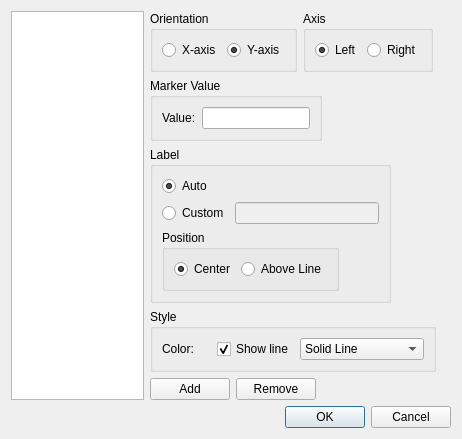
<?xml version="1.0" encoding="UTF-8"?>
<ui version="4.0">
 <class>Graph2dWindowMarkerSettingDialog</class>
 <widget class="QDialog" name="Graph2dWindowMarkerSettingDialog">
  <property name="geometry">
   <rect>
    <x>0</x>
    <y>0</y>
    <width>462</width>
    <height>398</height>
   </rect>
  </property>
  <property name="windowTitle">
   <string>Marker Setting</string>
  </property>
  <layout class="QVBoxLayout" name="verticalLayout_3">
   <item>
    <layout class="QHBoxLayout" name="horizontalLayout_13">
     <item>
      <widget class="QListWidget" name="markerListWidget">
       <property name="maximumSize">
        <size>
         <width>159</width>
         <height>16777215</height>
        </size>
       </property>
      </widget>
     </item>
     <item>
      <layout class="QVBoxLayout" name="verticalLayout_2">
       <item>
        <layout class="QHBoxLayout" name="horizontalLayout_7">
         <item>
          <widget class="QGroupBox" name="orientationGroupBox">
           <property name="title">
            <string>Orientation</string>
           </property>
           <layout class="QHBoxLayout" name="horizontalLayout_2">
            <item>
             <widget class="QRadioButton" name="oriVerticalRadioButton">
              <property name="text">
               <string>X-axis</string>
              </property>
             </widget>
            </item>
            <item>
             <widget class="QRadioButton" name="oriHorizontalRadioButton">
              <property name="text">
               <string>Y-axis</string>
              </property>
              <property name="checked">
               <bool>true</bool>
              </property>
             </widget>
            </item>
           </layout>
          </widget>
         </item>
         <item>
          <widget class="QGroupBox" name="axisGroupBox">
           <property name="title">
            <string>Axis</string>
           </property>
           <layout class="QHBoxLayout" name="horizontalLayout_5">
            <item>
             <widget class="QRadioButton" name="axisLeftRadioButton">
              <property name="text">
               <string>Left</string>
              </property>
              <property name="checked">
               <bool>true</bool>
              </property>
             </widget>
            </item>
            <item>
             <widget class="QRadioButton" name="axisRightRadioButton">
              <property name="text">
               <string>Right</string>
              </property>
             </widget>
            </item>
           </layout>
          </widget>
         </item>
         <item>
          <spacer name="horizontalSpacer_5">
           <property name="orientation">
            <enum>Qt::Horizontal</enum>
           </property>
           <property name="sizeHint" stdset="0">
            <size>
             <width>40</width>
             <height>20</height>
            </size>
           </property>
          </spacer>
         </item>
        </layout>
       </item>
       <item>
        <layout class="QHBoxLayout" name="horizontalLayout_6">
         <item>
          <widget class="QGroupBox" name="markerValueGroupBox">
           <property name="title">
            <string>Marker Value</string>
           </property>
           <layout class="QHBoxLayout" name="horizontalLayout_3">
            <item>
             <widget class="QLabel" name="markerValueLabel">
              <property name="text">
               <string>Value:</string>
              </property>
             </widget>
            </item>
            <item>
             <widget class="RealNumberEditWidget" name="markerValueLineEdit"/>
            </item>
           </layout>
          </widget>
         </item>
         <item>
          <spacer name="horizontalSpacer_3">
           <property name="orientation">
            <enum>Qt::Horizontal</enum>
           </property>
           <property name="sizeHint" stdset="0">
            <size>
             <width>40</width>
             <height>20</height>
            </size>
           </property>
          </spacer>
         </item>
        </layout>
       </item>
       <item>
        <layout class="QHBoxLayout" name="horizontalLayout_12">
         <item>
          <widget class="QGroupBox" name="labelGroupBox">
           <property name="title">
            <string>Label</string>
           </property>
           <layout class="QVBoxLayout" name="verticalLayout">
            <item>
             <widget class="QRadioButton" name="labelAutoRadioButton">
              <property name="text">
               <string>Auto</string>
              </property>
              <property name="checked">
               <bool>true</bool>
              </property>
             </widget>
            </item>
            <item>
             <layout class="QHBoxLayout" name="horizontalLayout_4">
              <item>
               <widget class="QRadioButton" name="labelCustomRadioButton">
                <property name="text">
                 <string>Custom</string>
                </property>
               </widget>
              </item>
              <item>
               <widget class="QLineEdit" name="customLabelLineEdit">
                <property name="enabled">
                 <bool>false</bool>
                </property>
               </widget>
              </item>
             </layout>
            </item>
            <item>
             <layout class="QHBoxLayout" name="horizontalLayout_11">
              <item>
               <widget class="QGroupBox" name="groupBox">
                <property name="title">
                 <string>Position</string>
                </property>
                <layout class="QHBoxLayout" name="horizontalLayout_9">
                 <item>
                  <widget class="QRadioButton" name="posCenterRadioButton">
                   <property name="text">
                    <string>Center</string>
                   </property>
                   <property name="checked">
                    <bool>true</bool>
                   </property>
                  </widget>
                 </item>
                 <item>
                  <widget class="QRadioButton" name="posAboveRadioButton">
                   <property name="text">
                    <string>Above Line</string>
                   </property>
                  </widget>
                 </item>
                </layout>
               </widget>
              </item>
              <item>
               <spacer name="horizontalSpacer_6">
                <property name="orientation">
                 <enum>Qt::Horizontal</enum>
                </property>
                <property name="sizeHint" stdset="0">
                 <size>
                  <width>40</width>
                  <height>20</height>
                 </size>
                </property>
               </spacer>
              </item>
             </layout>
            </item>
           </layout>
          </widget>
         </item>
         <item>
          <spacer name="horizontalSpacer_2">
           <property name="orientation">
            <enum>Qt::Horizontal</enum>
           </property>
           <property name="sizeHint" stdset="0">
            <size>
             <width>40</width>
             <height>20</height>
            </size>
           </property>
          </spacer>
         </item>
        </layout>
       </item>
       <item>
        <layout class="QHBoxLayout" name="horizontalLayout_10">
         <item>
          <widget class="QGroupBox" name="styleGroupBox">
           <property name="title">
            <string>Style</string>
           </property>
           <layout class="QHBoxLayout" name="horizontalLayout_8">
            <item>
             <widget class="QLabel" name="colorLabel">
              <property name="text">
               <string>Color: </string>
              </property>
             </widget>
            </item>
            <item>
             <widget class="ColorEditWidget" name="colorWidget">
              <property name="text">
               <string/>
              </property>
             </widget>
            </item>
            <item>
             <widget class="QCheckBox" name="showLineCheckBox">
              <property name="text">
               <string>Show line</string>
              </property>
              <property name="checked">
               <bool>true</bool>
              </property>
             </widget>
            </item>
            <item>
             <widget class="QComboBox" name="lineStyleComboBox">
              <item>
               <property name="text">
                <string>Solid Line</string>
               </property>
              </item>
              <item>
               <property name="text">
                <string>Dashed Line</string>
               </property>
              </item>
              <item>
               <property name="text">
                <string>Dotted Line</string>
               </property>
              </item>
              <item>
               <property name="text">
                <string>Dots and Dashes</string>
               </property>
              </item>
             </widget>
            </item>
           </layout>
          </widget>
         </item>
         <item>
          <spacer name="horizontalSpacer_4">
           <property name="orientation">
            <enum>Qt::Horizontal</enum>
           </property>
           <property name="sizeHint" stdset="0">
            <size>
             <width>40</width>
             <height>20</height>
            </size>
           </property>
          </spacer>
         </item>
        </layout>
       </item>
       <item>
        <spacer name="verticalSpacer">
         <property name="orientation">
          <enum>Qt::Vertical</enum>
         </property>
         <property name="sizeHint" stdset="0">
          <size>
           <width>20</width>
           <height>18</height>
          </size>
         </property>
        </spacer>
       </item>
       <item>
        <layout class="QHBoxLayout" name="horizontalLayout">
         <item>
          <widget class="QPushButton" name="addPushButton">
           <property name="text">
            <string>Add</string>
           </property>
          </widget>
         </item>
         <item>
          <widget class="QPushButton" name="removePushButton">
           <property name="text">
            <string>Remove</string>
           </property>
          </widget>
         </item>
         <item>
          <spacer name="horizontalSpacer">
           <property name="orientation">
            <enum>Qt::Horizontal</enum>
           </property>
           <property name="sizeHint" stdset="0">
            <size>
             <width>40</width>
             <height>20</height>
            </size>
           </property>
          </spacer>
         </item>
        </layout>
       </item>
      </layout>
     </item>
    </layout>
   </item>
   <item>
    <widget class="QDialogButtonBox" name="buttonBox">
     <property name="orientation">
      <enum>Qt::Horizontal</enum>
     </property>
     <property name="standardButtons">
      <set>QDialogButtonBox::Cancel|QDialogButtonBox::Ok</set>
     </property>
    </widget>
   </item>
  </layout>
 </widget>
 <customwidgets>
  <customwidget>
   <class>ColorEditWidget</class>
   <extends>QLabel</extends>
   <header>guibase/coloreditwidget.h</header>
   <container>1</container>
  </customwidget>
  <customwidget>
   <class>RealNumberEditWidget</class>
   <extends>QLineEdit</extends>
   <header>guibase/realnumbereditwidget.h</header>
  </customwidget>
 </customwidgets>
 <resources/>
 <connections>
  <connection>
   <sender>buttonBox</sender>
   <signal>accepted()</signal>
   <receiver>Graph2dWindowMarkerSettingDialog</receiver>
   <slot>accept()</slot>
   <hints>
    <hint type="sourcelabel">
     <x>275</x>
     <y>409</y>
    </hint>
    <hint type="destinationlabel">
     <x>157</x>
     <y>274</y>
    </hint>
   </hints>
  </connection>
  <connection>
   <sender>buttonBox</sender>
   <signal>rejected()</signal>
   <receiver>Graph2dWindowMarkerSettingDialog</receiver>
   <slot>reject()</slot>
   <hints>
    <hint type="sourcelabel">
     <x>343</x>
     <y>409</y>
    </hint>
    <hint type="destinationlabel">
     <x>286</x>
     <y>274</y>
    </hint>
   </hints>
  </connection>
  <connection>
   <sender>labelCustomRadioButton</sender>
   <signal>toggled(bool)</signal>
   <receiver>customLabelLineEdit</receiver>
   <slot>setEnabled(bool)</slot>
   <hints>
    <hint type="sourcelabel">
     <x>221</x>
     <y>180</y>
    </hint>
    <hint type="destinationlabel">
     <x>291</x>
     <y>181</y>
    </hint>
   </hints>
  </connection>
  <connection>
   <sender>oriHorizontalRadioButton</sender>
   <signal>toggled(bool)</signal>
   <receiver>axisGroupBox</receiver>
   <slot>setEnabled(bool)</slot>
   <hints>
    <hint type="sourcelabel">
     <x>215</x>
     <y>38</y>
    </hint>
    <hint type="destinationlabel">
     <x>342</x>
     <y>25</y>
    </hint>
   </hints>
  </connection>
  <connection>
   <sender>showLineCheckBox</sender>
   <signal>toggled(bool)</signal>
   <receiver>lineStyleComboBox</receiver>
   <slot>setEnabled(bool)</slot>
   <hints>
    <hint type="sourcelabel">
     <x>226</x>
     <y>298</y>
    </hint>
    <hint type="destinationlabel">
     <x>317</x>
     <y>301</y>
    </hint>
   </hints>
  </connection>
 </connections>
</ui>
